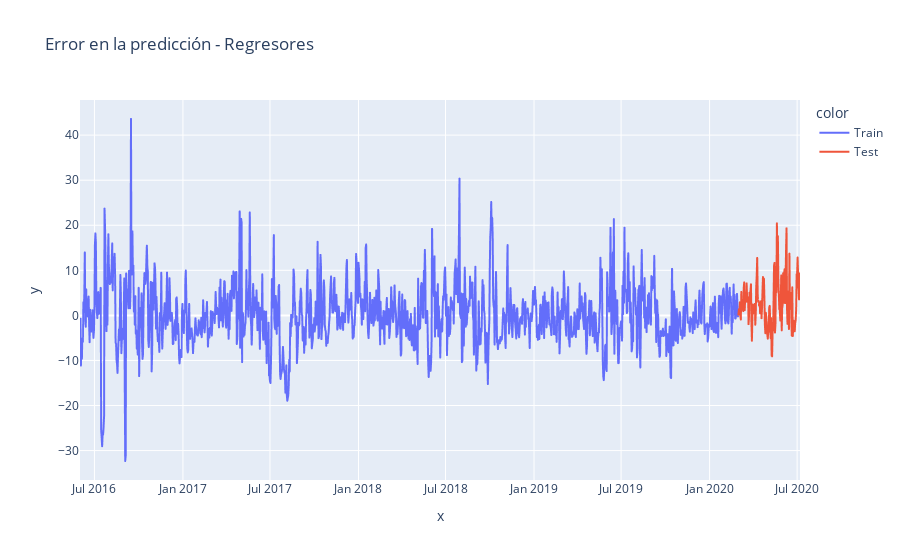

Notebook source saved alongside this figure:
### Code cell
# graficamos errores
fig = px.line(x = df.date, y=error, title='Error en la predicción - Regresores', color=df.set)
fig.show()

### Figure 1 — Plotly figure (JSON) as saved in the notebook; plotly's stock layout.template omitted (floating-point values rounded to 4 significant figures; data arrays with more than 128 entries replaced by an {"elided": "..."} marker saying what was removed)
{"data": [{"hovertemplate": "color=Train<br>x=%{x}<br>y=%{y}<extra></extra>", "legendgroup": "Train", "line": {"color": "#636efa", "dash": "solid"}, "marker": {"symbol": "circle"}, "mode": "lines", "name": "Train", "showlegend": true, "type": "scattergl", "x": {"elided": "1369 str values"}, "xaxis": "x", "y": {"elided": "1369 float values"}, "yaxis": "y"}, {"hovertemplate": "color=Test<br>x=%{x}<br>y=%{y}<extra></extra>", "legendgroup": "Test", "line": {"color": "#EF553B", "dash": "solid"}, "marker": {"symbol": "circle"}, "mode": "lines", "name": "Test", "showlegend": true, "type": "scattergl", "x": {"elided": "129 str values"}, "xaxis": "x", "y": {"elided": "129 float values"}, "yaxis": "y"}], "layout": {"legend": {"title": {"text": "color"}, "tracegroupgap": 0}, "title": {"text": "Error en la predicción - Regresores"}, "xaxis": {"anchor": "y", "domain": [0, 1], "title": {"text": "x"}}, "yaxis": {"anchor": "x", "domain": [0, 1], "title": {"text": "y"}}}}
